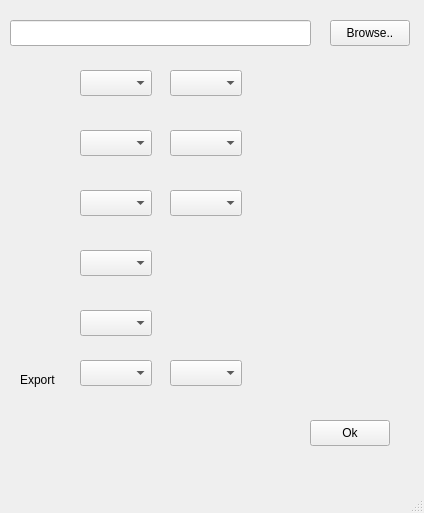
<?xml version="1.0" encoding="UTF-8"?>
<ui version="4.0">
 <class>OpctionsWindow</class>
 <widget class="QMainWindow" name="OpctionsWindow">
  <property name="geometry">
   <rect>
    <x>0</x>
    <y>0</y>
    <width>424</width>
    <height>513</height>
   </rect>
  </property>
  <property name="minimumSize">
   <size>
    <width>1</width>
    <height>1</height>
   </size>
  </property>
  <property name="maximumSize">
   <size>
    <width>10101010</width>
    <height>10101010</height>
   </size>
  </property>
  <property name="windowTitle">
   <string>Opctions</string>
  </property>
  <property name="windowIcon">
   <iconset resource="buttonpicture.qrc">
    <normaloff>:/icons/icons/modify.PNG</normaloff>:/icons/icons/modify.PNG</iconset>
  </property>
  <widget class="QWidget" name="centralwidget">
   <widget class="QLineEdit" name="outputFilePath">
    <property name="geometry">
     <rect>
      <x>10</x>
      <y>20</y>
      <width>301</width>
      <height>26</height>
     </rect>
    </property>
    <property name="readOnly">
     <bool>true</bool>
    </property>
   </widget>
   <widget class="QPushButton" name="browseOutputPath">
    <property name="geometry">
     <rect>
      <x>330</x>
      <y>20</y>
      <width>80</width>
      <height>26</height>
     </rect>
    </property>
    <property name="text">
     <string>Browse..</string>
    </property>
   </widget>
   <widget class="QLabel" name="Scaling">
    <property name="geometry">
     <rect>
      <x>20</x>
      <y>180</y>
      <width>40</width>
      <height>40</height>
     </rect>
    </property>
    <property name="styleSheet">
     <string notr="true">image: url(:/icons/icons/Scaling.png);</string>
    </property>
    <property name="text">
     <string/>
    </property>
   </widget>
   <widget class="QLabel" name="Frame">
    <property name="geometry">
     <rect>
      <x>20</x>
      <y>60</y>
      <width>40</width>
      <height>40</height>
     </rect>
    </property>
    <property name="styleSheet">
     <string notr="true">image: url(:/icons/icons/frame.png);</string>
    </property>
    <property name="text">
     <string/>
    </property>
   </widget>
   <widget class="QLabel" name="Arrow">
    <property name="geometry">
     <rect>
      <x>20</x>
      <y>120</y>
      <width>40</width>
      <height>40</height>
     </rect>
    </property>
    <property name="styleSheet">
     <string notr="true">image: url(:/icons/icons/arrow.png);</string>
    </property>
    <property name="text">
     <string/>
    </property>
   </widget>
   <widget class="QComboBox" name="Frame_MainKey">
    <property name="geometry">
     <rect>
      <x>80</x>
      <y>70</y>
      <width>72</width>
      <height>26</height>
     </rect>
    </property>
    <item>
     <property name="text">
      <string/>
     </property>
    </item>
    <item>
     <property name="text">
      <string>Ctrl</string>
     </property>
    </item>
    <item>
     <property name="text">
      <string>Alt</string>
     </property>
    </item>
    <item>
     <property name="text">
      <string>Shift</string>
     </property>
    </item>
   </widget>
   <widget class="QComboBox" name="Frame_Key">
    <property name="geometry">
     <rect>
      <x>170</x>
      <y>70</y>
      <width>72</width>
      <height>26</height>
     </rect>
    </property>
    <item>
     <property name="text">
      <string/>
     </property>
    </item>
    <item>
     <property name="text">
      <string>A</string>
     </property>
    </item>
    <item>
     <property name="text">
      <string>B</string>
     </property>
    </item>
    <item>
     <property name="text">
      <string>C</string>
     </property>
    </item>
    <item>
     <property name="text">
      <string>D</string>
     </property>
    </item>
    <item>
     <property name="text">
      <string>E</string>
     </property>
    </item>
    <item>
     <property name="text">
      <string>F</string>
     </property>
    </item>
    <item>
     <property name="text">
      <string>G</string>
     </property>
    </item>
    <item>
     <property name="text">
      <string>H</string>
     </property>
    </item>
    <item>
     <property name="text">
      <string>I</string>
     </property>
    </item>
    <item>
     <property name="text">
      <string>J</string>
     </property>
    </item>
    <item>
     <property name="text">
      <string>K</string>
     </property>
    </item>
    <item>
     <property name="text">
      <string>L</string>
     </property>
    </item>
    <item>
     <property name="text">
      <string>M</string>
     </property>
    </item>
    <item>
     <property name="text">
      <string>N</string>
     </property>
    </item>
    <item>
     <property name="text">
      <string>O</string>
     </property>
    </item>
    <item>
     <property name="text">
      <string>P</string>
     </property>
    </item>
    <item>
     <property name="text">
      <string>Q</string>
     </property>
    </item>
    <item>
     <property name="text">
      <string>R</string>
     </property>
    </item>
    <item>
     <property name="text">
      <string>S</string>
     </property>
    </item>
    <item>
     <property name="text">
      <string>T</string>
     </property>
    </item>
    <item>
     <property name="text">
      <string>U</string>
     </property>
    </item>
    <item>
     <property name="text">
      <string>V</string>
     </property>
    </item>
    <item>
     <property name="text">
      <string>W</string>
     </property>
    </item>
    <item>
     <property name="text">
      <string>X</string>
     </property>
    </item>
    <item>
     <property name="text">
      <string>Y</string>
     </property>
    </item>
    <item>
     <property name="text">
      <string>Z</string>
     </property>
    </item>
   </widget>
   <widget class="QComboBox" name="Arrow_MainKey">
    <property name="geometry">
     <rect>
      <x>80</x>
      <y>130</y>
      <width>72</width>
      <height>26</height>
     </rect>
    </property>
    <item>
     <property name="text">
      <string/>
     </property>
    </item>
    <item>
     <property name="text">
      <string>Ctrl</string>
     </property>
    </item>
    <item>
     <property name="text">
      <string>Alt</string>
     </property>
    </item>
    <item>
     <property name="text">
      <string>Shift</string>
     </property>
    </item>
   </widget>
   <widget class="QComboBox" name="Arrow_Key">
    <property name="geometry">
     <rect>
      <x>170</x>
      <y>130</y>
      <width>72</width>
      <height>26</height>
     </rect>
    </property>
    <item>
     <property name="text">
      <string/>
     </property>
    </item>
    <item>
     <property name="text">
      <string>A</string>
     </property>
    </item>
    <item>
     <property name="text">
      <string>B</string>
     </property>
    </item>
    <item>
     <property name="text">
      <string>C</string>
     </property>
    </item>
    <item>
     <property name="text">
      <string>D</string>
     </property>
    </item>
    <item>
     <property name="text">
      <string>E</string>
     </property>
    </item>
    <item>
     <property name="text">
      <string>F</string>
     </property>
    </item>
    <item>
     <property name="text">
      <string>G</string>
     </property>
    </item>
    <item>
     <property name="text">
      <string>H</string>
     </property>
    </item>
    <item>
     <property name="text">
      <string>I</string>
     </property>
    </item>
    <item>
     <property name="text">
      <string>J</string>
     </property>
    </item>
    <item>
     <property name="text">
      <string>K</string>
     </property>
    </item>
    <item>
     <property name="text">
      <string>L</string>
     </property>
    </item>
    <item>
     <property name="text">
      <string>M</string>
     </property>
    </item>
    <item>
     <property name="text">
      <string>N</string>
     </property>
    </item>
    <item>
     <property name="text">
      <string>O</string>
     </property>
    </item>
    <item>
     <property name="text">
      <string>P</string>
     </property>
    </item>
    <item>
     <property name="text">
      <string>Q</string>
     </property>
    </item>
    <item>
     <property name="text">
      <string>R</string>
     </property>
    </item>
    <item>
     <property name="text">
      <string>S</string>
     </property>
    </item>
    <item>
     <property name="text">
      <string>T</string>
     </property>
    </item>
    <item>
     <property name="text">
      <string>U</string>
     </property>
    </item>
    <item>
     <property name="text">
      <string>V</string>
     </property>
    </item>
    <item>
     <property name="text">
      <string>W</string>
     </property>
    </item>
    <item>
     <property name="text">
      <string>X</string>
     </property>
    </item>
    <item>
     <property name="text">
      <string>Y</string>
     </property>
    </item>
    <item>
     <property name="text">
      <string>Z</string>
     </property>
    </item>
   </widget>
   <widget class="QComboBox" name="Scaling_Key">
    <property name="geometry">
     <rect>
      <x>170</x>
      <y>190</y>
      <width>72</width>
      <height>26</height>
     </rect>
    </property>
    <item>
     <property name="text">
      <string/>
     </property>
    </item>
    <item>
     <property name="text">
      <string>A</string>
     </property>
    </item>
    <item>
     <property name="text">
      <string>B</string>
     </property>
    </item>
    <item>
     <property name="text">
      <string>C</string>
     </property>
    </item>
    <item>
     <property name="text">
      <string>D</string>
     </property>
    </item>
    <item>
     <property name="text">
      <string>E</string>
     </property>
    </item>
    <item>
     <property name="text">
      <string>F</string>
     </property>
    </item>
    <item>
     <property name="text">
      <string>G</string>
     </property>
    </item>
    <item>
     <property name="text">
      <string>H</string>
     </property>
    </item>
    <item>
     <property name="text">
      <string>I</string>
     </property>
    </item>
    <item>
     <property name="text">
      <string>J</string>
     </property>
    </item>
    <item>
     <property name="text">
      <string>K</string>
     </property>
    </item>
    <item>
     <property name="text">
      <string>L</string>
     </property>
    </item>
    <item>
     <property name="text">
      <string>M</string>
     </property>
    </item>
    <item>
     <property name="text">
      <string>N</string>
     </property>
    </item>
    <item>
     <property name="text">
      <string>O</string>
     </property>
    </item>
    <item>
     <property name="text">
      <string>P</string>
     </property>
    </item>
    <item>
     <property name="text">
      <string>Q</string>
     </property>
    </item>
    <item>
     <property name="text">
      <string>R</string>
     </property>
    </item>
    <item>
     <property name="text">
      <string>S</string>
     </property>
    </item>
    <item>
     <property name="text">
      <string>T</string>
     </property>
    </item>
    <item>
     <property name="text">
      <string>U</string>
     </property>
    </item>
    <item>
     <property name="text">
      <string>V</string>
     </property>
    </item>
    <item>
     <property name="text">
      <string>W</string>
     </property>
    </item>
    <item>
     <property name="text">
      <string>X</string>
     </property>
    </item>
    <item>
     <property name="text">
      <string>Y</string>
     </property>
    </item>
    <item>
     <property name="text">
      <string>Z</string>
     </property>
    </item>
   </widget>
   <widget class="QComboBox" name="Scaling_MainKey">
    <property name="geometry">
     <rect>
      <x>80</x>
      <y>190</y>
      <width>72</width>
      <height>26</height>
     </rect>
    </property>
    <item>
     <property name="text">
      <string/>
     </property>
    </item>
    <item>
     <property name="text">
      <string>Ctrl</string>
     </property>
    </item>
    <item>
     <property name="text">
      <string>Alt</string>
     </property>
    </item>
    <item>
     <property name="text">
      <string>Shift</string>
     </property>
    </item>
   </widget>
   <widget class="QLabel" name="Up">
    <property name="geometry">
     <rect>
      <x>20</x>
      <y>240</y>
      <width>40</width>
      <height>40</height>
     </rect>
    </property>
    <property name="styleSheet">
     <string notr="true">image: url(:/icons/icons/Up.png);</string>
    </property>
    <property name="text">
     <string/>
    </property>
   </widget>
   <widget class="QLabel" name="Down">
    <property name="geometry">
     <rect>
      <x>20</x>
      <y>300</y>
      <width>40</width>
      <height>40</height>
     </rect>
    </property>
    <property name="styleSheet">
     <string notr="true">image: url(:/icons/icons/Down.png);</string>
    </property>
    <property name="text">
     <string/>
    </property>
   </widget>
   <widget class="QLabel" name="Export">
    <property name="geometry">
     <rect>
      <x>20</x>
      <y>360</y>
      <width>40</width>
      <height>40</height>
     </rect>
    </property>
    <property name="text">
     <string>Export</string>
    </property>
   </widget>
   <widget class="QComboBox" name="Up_Key">
    <property name="geometry">
     <rect>
      <x>80</x>
      <y>250</y>
      <width>72</width>
      <height>26</height>
     </rect>
    </property>
    <item>
     <property name="text">
      <string/>
     </property>
    </item>
    <item>
     <property name="text">
      <string>A</string>
     </property>
    </item>
    <item>
     <property name="text">
      <string>B</string>
     </property>
    </item>
    <item>
     <property name="text">
      <string>C</string>
     </property>
    </item>
    <item>
     <property name="text">
      <string>D</string>
     </property>
    </item>
    <item>
     <property name="text">
      <string>E</string>
     </property>
    </item>
    <item>
     <property name="text">
      <string>F</string>
     </property>
    </item>
    <item>
     <property name="text">
      <string>G</string>
     </property>
    </item>
    <item>
     <property name="text">
      <string>H</string>
     </property>
    </item>
    <item>
     <property name="text">
      <string>I</string>
     </property>
    </item>
    <item>
     <property name="text">
      <string>J</string>
     </property>
    </item>
    <item>
     <property name="text">
      <string>K</string>
     </property>
    </item>
    <item>
     <property name="text">
      <string>L</string>
     </property>
    </item>
    <item>
     <property name="text">
      <string>M</string>
     </property>
    </item>
    <item>
     <property name="text">
      <string>N</string>
     </property>
    </item>
    <item>
     <property name="text">
      <string>O</string>
     </property>
    </item>
    <item>
     <property name="text">
      <string>P</string>
     </property>
    </item>
    <item>
     <property name="text">
      <string>Q</string>
     </property>
    </item>
    <item>
     <property name="text">
      <string>R</string>
     </property>
    </item>
    <item>
     <property name="text">
      <string>S</string>
     </property>
    </item>
    <item>
     <property name="text">
      <string>T</string>
     </property>
    </item>
    <item>
     <property name="text">
      <string>U</string>
     </property>
    </item>
    <item>
     <property name="text">
      <string>V</string>
     </property>
    </item>
    <item>
     <property name="text">
      <string>W</string>
     </property>
    </item>
    <item>
     <property name="text">
      <string>X</string>
     </property>
    </item>
    <item>
     <property name="text">
      <string>Y</string>
     </property>
    </item>
    <item>
     <property name="text">
      <string>Z</string>
     </property>
    </item>
   </widget>
   <widget class="QComboBox" name="Down_Key">
    <property name="geometry">
     <rect>
      <x>80</x>
      <y>310</y>
      <width>72</width>
      <height>26</height>
     </rect>
    </property>
    <item>
     <property name="text">
      <string/>
     </property>
    </item>
    <item>
     <property name="text">
      <string>A</string>
     </property>
    </item>
    <item>
     <property name="text">
      <string>B</string>
     </property>
    </item>
    <item>
     <property name="text">
      <string>C</string>
     </property>
    </item>
    <item>
     <property name="text">
      <string>D</string>
     </property>
    </item>
    <item>
     <property name="text">
      <string>E</string>
     </property>
    </item>
    <item>
     <property name="text">
      <string>F</string>
     </property>
    </item>
    <item>
     <property name="text">
      <string>G</string>
     </property>
    </item>
    <item>
     <property name="text">
      <string>H</string>
     </property>
    </item>
    <item>
     <property name="text">
      <string>I</string>
     </property>
    </item>
    <item>
     <property name="text">
      <string>J</string>
     </property>
    </item>
    <item>
     <property name="text">
      <string>K</string>
     </property>
    </item>
    <item>
     <property name="text">
      <string>L</string>
     </property>
    </item>
    <item>
     <property name="text">
      <string>M</string>
     </property>
    </item>
    <item>
     <property name="text">
      <string>N</string>
     </property>
    </item>
    <item>
     <property name="text">
      <string>O</string>
     </property>
    </item>
    <item>
     <property name="text">
      <string>P</string>
     </property>
    </item>
    <item>
     <property name="text">
      <string>Q</string>
     </property>
    </item>
    <item>
     <property name="text">
      <string>R</string>
     </property>
    </item>
    <item>
     <property name="text">
      <string>S</string>
     </property>
    </item>
    <item>
     <property name="text">
      <string>T</string>
     </property>
    </item>
    <item>
     <property name="text">
      <string>U</string>
     </property>
    </item>
    <item>
     <property name="text">
      <string>V</string>
     </property>
    </item>
    <item>
     <property name="text">
      <string>W</string>
     </property>
    </item>
    <item>
     <property name="text">
      <string>X</string>
     </property>
    </item>
    <item>
     <property name="text">
      <string>Y</string>
     </property>
    </item>
    <item>
     <property name="text">
      <string>Z</string>
     </property>
    </item>
   </widget>
   <widget class="QComboBox" name="Export_MainKey">
    <property name="geometry">
     <rect>
      <x>80</x>
      <y>360</y>
      <width>72</width>
      <height>26</height>
     </rect>
    </property>
    <item>
     <property name="text">
      <string/>
     </property>
    </item>
    <item>
     <property name="text">
      <string>Ctrl</string>
     </property>
    </item>
    <item>
     <property name="text">
      <string>Alt</string>
     </property>
    </item>
    <item>
     <property name="text">
      <string>Shift</string>
     </property>
    </item>
   </widget>
   <widget class="QComboBox" name="Export_Key">
    <property name="geometry">
     <rect>
      <x>170</x>
      <y>360</y>
      <width>72</width>
      <height>26</height>
     </rect>
    </property>
    <item>
     <property name="text">
      <string/>
     </property>
    </item>
    <item>
     <property name="text">
      <string>A</string>
     </property>
    </item>
    <item>
     <property name="text">
      <string>B</string>
     </property>
    </item>
    <item>
     <property name="text">
      <string>C</string>
     </property>
    </item>
    <item>
     <property name="text">
      <string>D</string>
     </property>
    </item>
    <item>
     <property name="text">
      <string>E</string>
     </property>
    </item>
    <item>
     <property name="text">
      <string>F</string>
     </property>
    </item>
    <item>
     <property name="text">
      <string>G</string>
     </property>
    </item>
    <item>
     <property name="text">
      <string>H</string>
     </property>
    </item>
    <item>
     <property name="text">
      <string>I</string>
     </property>
    </item>
    <item>
     <property name="text">
      <string>J</string>
     </property>
    </item>
    <item>
     <property name="text">
      <string>K</string>
     </property>
    </item>
    <item>
     <property name="text">
      <string>L</string>
     </property>
    </item>
    <item>
     <property name="text">
      <string>M</string>
     </property>
    </item>
    <item>
     <property name="text">
      <string>N</string>
     </property>
    </item>
    <item>
     <property name="text">
      <string>O</string>
     </property>
    </item>
    <item>
     <property name="text">
      <string>P</string>
     </property>
    </item>
    <item>
     <property name="text">
      <string>Q</string>
     </property>
    </item>
    <item>
     <property name="text">
      <string>R</string>
     </property>
    </item>
    <item>
     <property name="text">
      <string>S</string>
     </property>
    </item>
    <item>
     <property name="text">
      <string>T</string>
     </property>
    </item>
    <item>
     <property name="text">
      <string>U</string>
     </property>
    </item>
    <item>
     <property name="text">
      <string>V</string>
     </property>
    </item>
    <item>
     <property name="text">
      <string>W</string>
     </property>
    </item>
    <item>
     <property name="text">
      <string>X</string>
     </property>
    </item>
    <item>
     <property name="text">
      <string>Y</string>
     </property>
    </item>
    <item>
     <property name="text">
      <string>Z</string>
     </property>
    </item>
   </widget>
   <widget class="QPushButton" name="okButton">
    <property name="geometry">
     <rect>
      <x>310</x>
      <y>420</y>
      <width>80</width>
      <height>26</height>
     </rect>
    </property>
    <property name="text">
     <string>Ok</string>
    </property>
   </widget>
  </widget>
  <widget class="QMenuBar" name="menubar">
   <property name="geometry">
    <rect>
     <x>0</x>
     <y>0</y>
     <width>424</width>
     <height>23</height>
    </rect>
   </property>
  </widget>
  <widget class="QStatusBar" name="statusbar"/>
 </widget>
 <resources>
  <include location="buttonpicture.qrc"/>
 </resources>
 <connections/>
</ui>
